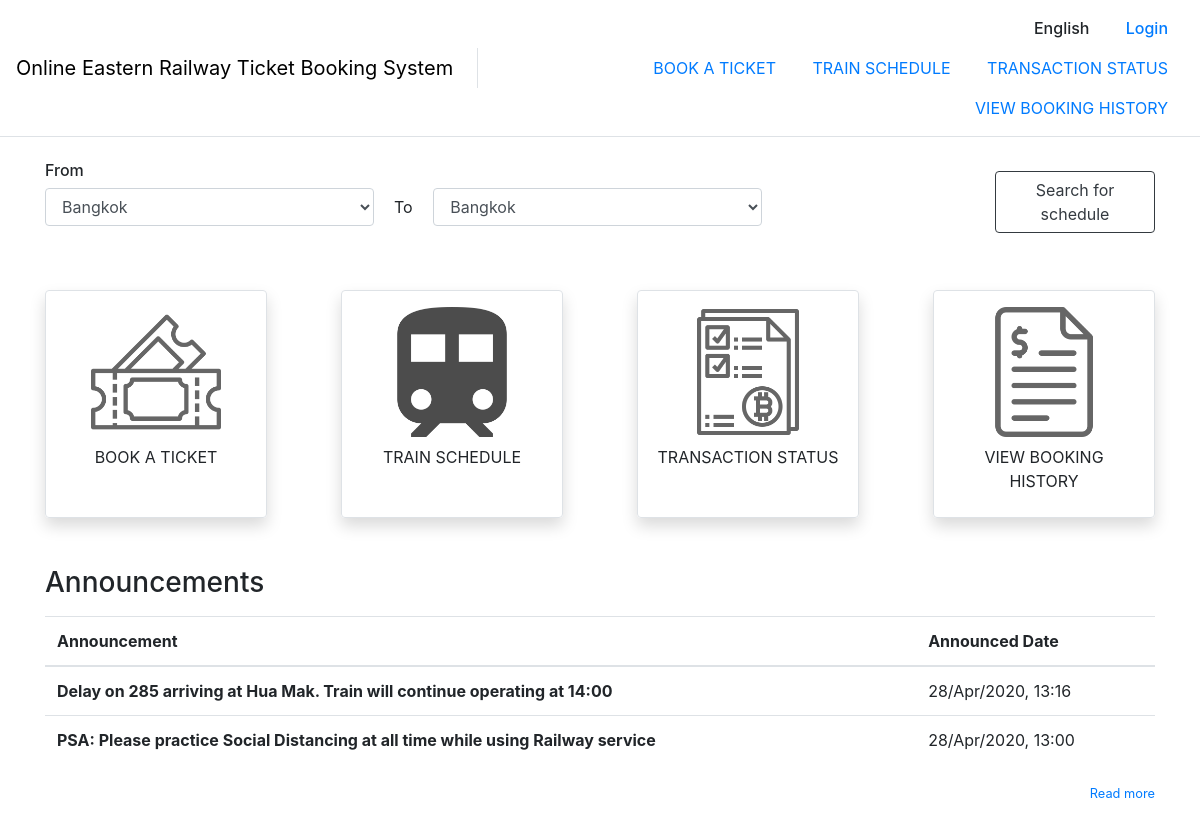
The page / on the database its author committed.
### announcement/models.py (models this page shows)
class Announcement(models.Model):
    announcer_user = models.ForeignKey(
        Announcer, on_delete=models.CASCADE, null=True)
    announce_text = models.TextField()
    announce_time = models.DateTimeField()

### announcement/views.py (the view)
# urls.py: path('', announcement.views.dashboard, name="dashboard"),
def dashboard(request):
    context = prepare_context(request, show_navbar=True)
    context = {
        'show_navbar': True,
        'announcement': Announcement.objects.order_by("-announce_time"),
        'stations': Station.objects.all()
    }
    return render(request, 'dashboard.html', context=context)

### account/utils.py (called while the page is built)
def prepare_context(request, show_navbar=True):
    context = {
        'show_navbar': show_navbar
    }
    if request.user.is_authenticated:
        user = User.objects.get(username=request.user.username)
        context['current_user'] = user
    return context

### templates/dashboard.html (shortened to what this page needs)
{% extends "base.html" %}
{% load static %}
{% block content %}
  <div class="my-4">
    <section>
      <form action="{% url 'searchTimetable' %}" method="POST" class="row justify-content-center align-items-center">
        <div class="col-12 col-lg-8">
          <h6>From</h6>
          <div class="form-group ml-0">
            <select class="form-control d-inline-block" style="width: 45%" name="from">
              {% for st in stations %}
                <option value="{{ st.id }}">{{ st.english_station_name }}</option>
              {% endfor %}
            </select>
            <span class="d-block d-sm-inline-block mx-1 mx-lg-3">To</span>
            <select class="form-control d-inline-block" style="width: 45%" name="to">
              {% for st in stations %}
                <option value="{{ st.id }}">{{ st.english_station_name }}</option>
              {% endfor %}
            </select>
          </div>
        </div>
        <div class="col-12 col-lg-2 ml-auto">
          <button type="submit" class="btn btn-outline-dark">Search for schedule</button>
        </div>
      </form>
    </section>
    <section class="my-5">
      <div class="d-flex flex-wrap justify-content-between" style="font-weight: 200">
        <a class="btn btn-dashboard-link border shadow p-3" href={% url 'searchSchedules' %}>
          <img src="{% static 'image/validating-ticket.png' %}" class="mx-auto img-fluid" alt="Book a ticket">
          <p class="my-auto py-2">BOOK A TICKET</p>
        <a class="btn btn-dashboard-link border shadow p-3" href={% url 'searchTimetable' %}>
          <img src="{% static 'image/train.png' %}" class="mx-auto img-fluid" alt="Train schedule">
          <p class="my-auto py-2">TRAIN SCHEDULE</p>
        <a class="btn btn-dashboard-link border shadow p-3" href={% url 'viewTransaction' %}>
          <img src="{% static 'image/transaction.png' %}" class="mx-auto img-fluid" alt="Transaction status">
          <p class="my-auto py-2">TRANSACTION STATUS</p>
        </a>
        <a class="btn btn-dashboard-link border shadow p-3" href={% url 'bookingHistory' %}>
          <img src="{% static 'image/bill.png' %}" class="mx-auto img-fluid" alt="View booking ticket">
          <p class="my-auto py-2">VIEW BOOKING HISTORY</p>
      </div>
    </section>
    <section class="my-5">
      <h3>Announcements</h3>
      <table class="table table-responsive-sm mt-3">
        <thead>
        <tr>
          <th scope="col">Announcement</th>
          <th scope="col">Announced Date</th>
        </tr>
        </thead>
        <tbody>
        {% for a in announcement %}
          <div data-toggle="collapse" href="#collapse_{{ a.id }}" role="button"
               aria-expanded="false" aria-controls="collapse_{{ a.id }}" style="cursor: pointer">
            <tr>
              <th scope="row">{{ a.announce_text|truncatechars:100 }}</th>
              <td>{{ a.announce_time|date:'d/M/yy' }}, {{ a.announce_time|time:'H:i' }}</td>
            </tr>
          </div>
        {% endfor %}
        </tbody>
      </table>
      <div class="text-right">
        <a href={% url 'viewAnnouncement' %}>
        <small class="text-mute">Read more</small>
      </div>
    </section>
  </div>
{% endblock content %}

### templates/base.html (shortened to what this page needs)
<!DOCTYPE html>
{% load static %}
<html lang="en">
<head>
  <link rel="stylesheet" type="text/css" href="{% static 'css/bootstrap.min.css'%}">
  <link rel="stylesheet" type="text/css" href="{% static 'css/bootstrap-select.min.css'%}">
  <link rel="stylesheet" type="text/css" href="{% static 'css/styles.css'%}">
</head>
<body>
  {% if show_navbar %}
  <nav class="navbar navbar-expand-lg navbar-light border-bottom">
    <div class="d-none d-lg-flex w-100 justify-content-center align-items-center">
      <div class="navbar-brand border-right pr-4 h-50">
        <div class="my-auto">
          <a class="d-inline-block my-auto"  href={% url 'dashboard' %} style="text-decoration: none; color: black;">Online Eastern Railway Ticket Booking System </a>
        </div>
      </div>
      <div class="text-right w-100">
        <div class="row align-content-right">
          <div class="col" style="font-weight: 500;">
            <a class="nav-link d-inline-block">English</a>
            {% if request.user.is_authenticated %}
              <div class="nav-item dropdown d-inline-block">
                <a class="nav-link dropdown-toggle" href="#" id="profileDropdown" role="button" data-toggle="dropdown" aria-haspopup="true" aria-expanded="false">
                  {% if user.first_name and user.last_name %}
                    {{ user.first_name }} {{ user.last_name }}
                  {% else %}
                    {{ user.username}}
                  {% endif %}
                </a>
                <div class="dropdown-menu dropdown-menu-right" aria-labelledby="profileDropdown">
                  <a class="dropdown-item" href="{% url 'editProfile' %}">Edit Profile</a>
                  <a class="dropdown-item" href="{% url 'changePassword' %}">Change Password</a>
                  <div class="dropdown-divider"></div>
                  <a class="dropdown-item" href="{% url 'logout' %}">Logout</a>
                </div>
              </div>
            {% else %}
              <a class="nav-link d-inline-block" href={% url 'login'%}>Login</a>
            {% endif %}
          </div>
        </div>
        <div class="row align-content-right">
          <div class="col text-uppercase">
            <a class="nav-link d-inline-block" href={% url 'searchSchedules' %}>BOOK A TICKET</a>
            <a class="nav-link d-inline-block" href={% url 'searchTimetable' %}>TRAIN SCHEDULE</a>
            <a class="nav-link d-inline-block" href={% url 'viewTransaction' %}>TRANSACTION STATUS</a>
            <a class="nav-link d-inline-block" href={% url 'bookingHistory' %}>VIEW BOOKING HISTORY</a>
          </div>
        </div>
      </div>
    </div>
  </nav>
  {% endif %}
  <div id="content" class="container appear-fade-start">
    {% block content %}
    {% endblock content %}
  </div>
</body>
</html>

### static/css/styles.css (style rules this page uses)
body { font-family: -apple-system, BlinkMacSystemFont, "Segoe UI", Roboto, "Sarabun", "Helvetica Neue", Arial, "Noto Sans", sans-serif, "Apple Color Emoji", "Segoe UI Emoji", "Segoe UI Symbol", "Noto Color Emoji" !important; }
.appear-fade-start { opacity: 0; animation: appear-fade 0.25s ease-out 0.1s 1 forwards; }

### templates/dashboard.html (style rules this page uses)
.btn.btn-dashboard-link { position: relative; width: 20%; min-width: 150px; transition: 0.5s all ease-in-out; }

### rows shown on the page
Announcement: announce_text "Delay on 285 arriving at Hua Mak. Train will continue operating at 14:00", announce_time "28/Apr/2020", announce_time "13:16"
Announcement: announce_text "PSA: Please practice Social Distancing at all time while using Railway service", announce_time "28/Apr/2020", announce_time "13:00"

### other values the page prints
form field from "Bangkok"
form field to "Bangkok"
